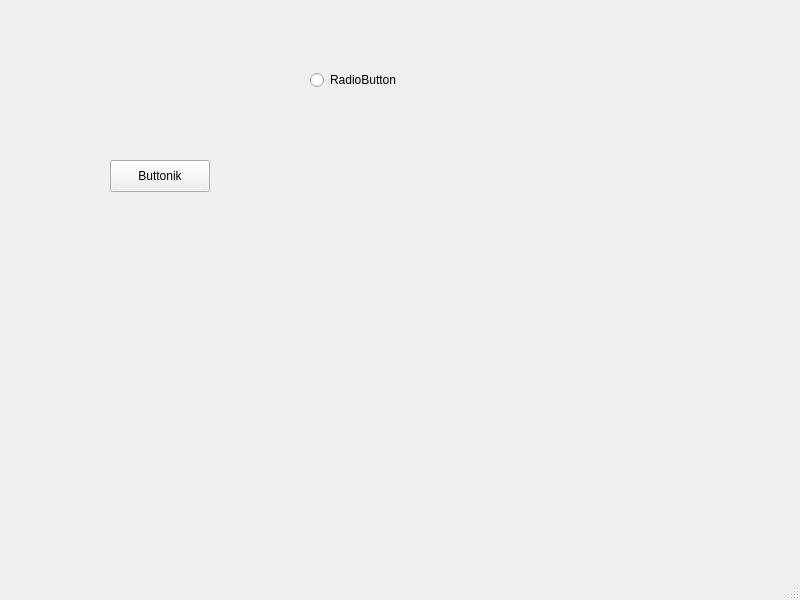
<?xml version="1.0" encoding="UTF-8"?>
<ui version="4.0">
    <class>mainwindow</class>
    <widget class="QMainWindow" name="mainwindow">
        <property name="geometry">
            <rect>
                <x>0</x>
                <y>0</y>
                <width>800</width>
                <height>600</height>
            </rect>
        </property>
        <property name="windowTitle">
            <string>MainWindow</string>
        </property>
        <widget class="QWidget" name="centralwidget">
            <widget class="QPushButton" name="pushButton">
                <property name="geometry">
                    <rect>
                        <x>110</x>
                        <y>160</y>
                        <width>100</width>
                        <height>32</height>
                    </rect>
                </property>
                <property name="text">
                    <string>Buttonik</string>
                </property>
            </widget>
            <widget class="QRadioButton" name="radioButton">
                <property name="geometry">
                    <rect>
                        <x>310</x>
                        <y>70</y>
                        <width>99</width>
                        <height>20</height>
                    </rect>
                </property>
                <property name="text">
                    <string>RadioButton</string>
                </property>
            </widget>
        </widget>
        <widget class="QMenuBar" name="menubar">
            <property name="geometry">
                <rect>
                    <x>0</x>
                    <y>0</y>
                    <width>800</width>
                    <height>24</height>
                </rect>
            </property>
        </widget>
        <widget class="QStatusBar" name="statusbar"/>
    </widget>
    <resources/>
    <connections/>
</ui>
